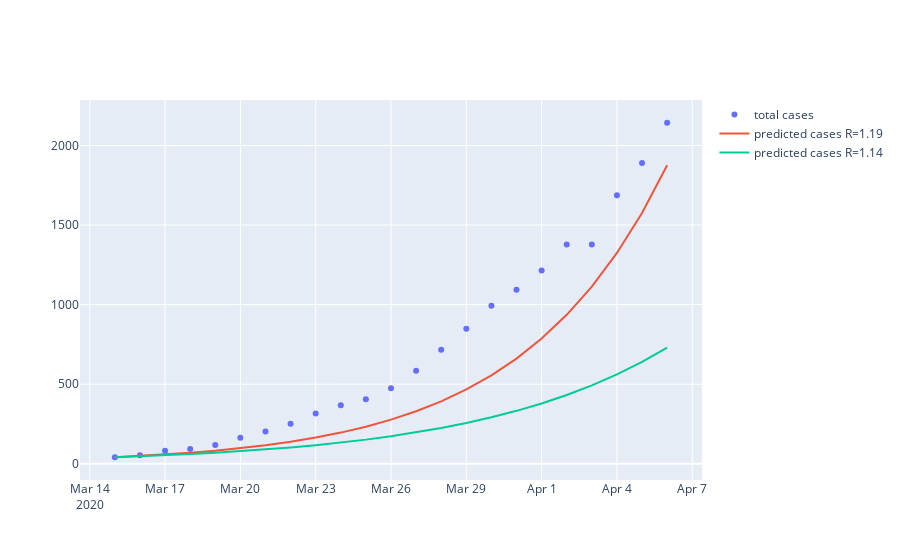

The notebook cell saved with this chart:
### Code cell
fig = go.Figure()
fig.add_trace(go.Scatter(x=df_days['date'], y=df_days['total_cases'], mode='markers', 
                         name='total cases'))

fig.add_trace(go.Scatter(x=df_days['date'], y=df_days['predicted_cases_1'],
                         name='predicted cases R={:.2f}'.format(R)))


fig.add_trace(go.Scatter(x=df_days['date'], y=df_days['predicted_cases_2'],
                         name='predicted cases R={:.2f}'.format(Rs)))

fig.show()
